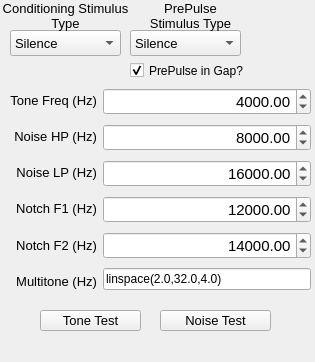
    <widget class="QWidget" name="Wave" >
     <property name="geometry" >
      <rect>
       <x>0</x>
       <y>0</y>
       <width>315</width>
       <height>362</height>
      </rect>
     </property>
     <attribute name="title" >
      <string>Wave</string>
     </attribute>
     <widget class="QPushButton" name="ToneTest" >
      <property name="geometry" >
       <rect>
        <x>40</x>
        <y>310</y>
        <width>101</width>
        <height>21</height>
       </rect>
      </property>
      <property name="palette" >
       <palette>
        <active>
         <colorrole role="ButtonText" >
          <brush brushstyle="SolidPattern" >
           <color alpha="255" >
            <red>0</red>
            <green>0</green>
            <blue>0</blue>
           </color>
          </brush>
         </colorrole>
        </active>
        <inactive>
         <colorrole role="ButtonText" >
          <brush brushstyle="SolidPattern" >
           <color alpha="255" >
            <red>0</red>
            <green>0</green>
            <blue>0</blue>
           </color>
          </brush>
         </colorrole>
        </inactive>
        <disabled>
         <colorrole role="ButtonText" >
          <brush brushstyle="SolidPattern" >
           <color alpha="255" >
            <red>106</red>
            <green>104</green>
            <blue>100</blue>
           </color>
          </brush>
         </colorrole>
        </disabled>
       </palette>
      </property>
      <property name="font" >
       <font>
        <pointsize>10</pointsize>
       </font>
      </property>
      <property name="text" >
       <string>Tone Test</string>
      </property>
     </widget>
     <widget class="QPushButton" name="NoiseTest" >
      <property name="geometry" >
       <rect>
        <x>160</x>
        <y>310</y>
        <width>111</width>
        <height>21</height>
       </rect>
      </property>
      <property name="palette" >
       <palette>
        <active>
         <colorrole role="ButtonText" >
          <brush brushstyle="SolidPattern" >
           <color alpha="255" >
            <red>0</red>
            <green>0</green>
            <blue>0</blue>
           </color>
          </brush>
         </colorrole>
        </active>
        <inactive>
         <colorrole role="ButtonText" >
          <brush brushstyle="SolidPattern" >
           <color alpha="255" >
            <red>0</red>
            <green>0</green>
            <blue>0</blue>
           </color>
          </brush>
         </colorrole>
        </inactive>
        <disabled>
         <colorrole role="ButtonText" >
          <brush brushstyle="SolidPattern" >
           <color alpha="255" >
            <red>106</red>
            <green>104</green>
            <blue>100</blue>
           </color>
          </brush>
         </colorrole>
        </disabled>
       </palette>
      </property>
      <property name="font" >
       <font>
        <pointsize>10</pointsize>
       </font>
      </property>
      <property name="text" >
       <string>Noise Test</string>
      </property>
     </widget>
     <widget class="QComboBox" name="Waveform_Conditioning" >
      <property name="geometry" >
       <rect>
        <x>10</x>
        <y>30</y>
        <width>111</width>
        <height>26</height>
       </rect>
      </property>
      <property name="font" >
       <font>
        <pointsize>10</pointsize>
       </font>
      </property>
      <property name="currentIndex" >
       <number>0</number>
      </property>
      <item>
       <property name="text" >
        <string>Silence</string>
       </property>
      </item>
      <item>
       <property name="text" >
        <string>Tone</string>
       </property>
      </item>
      <item>
       <property name="text" >
        <string>BP Noise</string>
       </property>
      </item>
      <item>
       <property name="text" >
        <string>Notch Noise</string>
       </property>
      </item>
      <item>
       <property name="text" >
        <string>MultiTones</string>
       </property>
      </item>
      <item>
       <property name="text" >
        <string>AM Tones</string>
       </property>
      </item>
      <item>
       <property name="text" >
        <string>AM Noise</string>
       </property>
      </item>
     </widget>
     <widget class="QComboBox" name="Waveform_PrePulse" >
      <property name="geometry" >
       <rect>
        <x>130</x>
        <y>30</y>
        <width>111</width>
        <height>26</height>
       </rect>
      </property>
      <property name="font" >
       <font>
        <pointsize>10</pointsize>
       </font>
      </property>
      <property name="currentIndex" >
       <number>0</number>
      </property>
      <item>
       <property name="text" >
        <string>Silence</string>
       </property>
      </item>
      <item>
       <property name="text" >
        <string>Tone</string>
       </property>
      </item>
      <item>
       <property name="text" >
        <string>BP Noise</string>
       </property>
      </item>
      <item>
       <property name="text" >
        <string>Notch Noise</string>
       </property>
      </item>
      <item>
       <property name="text" >
        <string>MultiTones</string>
       </property>
      </item>
      <item>
       <property name="text" >
        <string>AM Tone</string>
       </property>
      </item>
      <item>
       <property name="text" >
        <string>AM Noise</string>
       </property>
      </item>
     </widget>
     <widget class="QLabel" name="label_14" >
      <property name="geometry" >
       <rect>
        <x>0</x>
        <y>0</y>
        <width>131</width>
        <height>31</height>
       </rect>
      </property>
      <property name="font" >
       <font>
        <pointsize>10</pointsize>
       </font>
      </property>
      <property name="text" >
       <string>Conditioning Stimulus Type</string>
      </property>
      <property name="alignment" >
       <set>Qt::AlignCenter</set>
      </property>
      <property name="wordWrap" >
       <bool>true</bool>
      </property>
     </widget>
     <widget class="QLabel" name="label_15" >
      <property name="geometry" >
       <rect>
        <x>140</x>
        <y>0</y>
        <width>101</width>
        <height>31</height>
       </rect>
      </property>
      <property name="font" >
       <font>
        <pointsize>10</pointsize>
       </font>
      </property>
      <property name="text" >
       <string>PrePulse Stimulus Type</string>
      </property>
      <property name="alignment" >
       <set>Qt::AlignCenter</set>
      </property>
      <property name="wordWrap" >
       <bool>true</bool>
      </property>
     </widget>
     <widget class="QWidget" name="layoutWidget" >
      <property name="geometry" >
       <rect>
        <x>10</x>
        <y>85</y>
        <width>301</width>
        <height>211</height>
       </rect>
      </property>
      <layout class="QHBoxLayout" name="horizontalLayout_3" >
       <item>
        <layout class="QVBoxLayout" name="verticalLayout_7" >
         <item>
          <widget class="QLabel" name="label_5" >
           <property name="font" >
            <font>
             <pointsize>10</pointsize>
            </font>
           </property>
           <property name="text" >
            <string>Tone Freq (Hz)</string>
           </property>
           <property name="alignment" >
            <set>Qt::AlignRight|Qt::AlignTrailing|Qt::AlignVCenter</set>
           </property>
          </widget>
         </item>
         <item>
          <widget class="QLabel" name="label_13" >
           <property name="font" >
            <font>
             <pointsize>10</pointsize>
            </font>
           </property>
           <property name="text" >
            <string>Noise HP (Hz)</string>
           </property>
           <property name="alignment" >
            <set>Qt::AlignRight|Qt::AlignTrailing|Qt::AlignVCenter</set>
           </property>
          </widget>
         </item>
         <item>
          <widget class="QLabel" name="label_16" >
           <property name="font" >
            <font>
             <pointsize>10</pointsize>
            </font>
           </property>
           <property name="text" >
            <string>Noise LP (Hz)</string>
           </property>
           <property name="alignment" >
            <set>Qt::AlignRight|Qt::AlignTrailing|Qt::AlignVCenter</set>
           </property>
          </widget>
         </item>
         <item>
          <widget class="QLabel" name="label_24" >
           <property name="font" >
            <font>
             <pointsize>10</pointsize>
            </font>
           </property>
           <property name="text" >
            <string>Notch F1 (Hz)</string>
           </property>
           <property name="alignment" >
            <set>Qt::AlignRight|Qt::AlignTrailing|Qt::AlignVCenter</set>
           </property>
          </widget>
         </item>
         <item>
          <widget class="QLabel" name="label_25" >
           <property name="font" >
            <font>
             <pointsize>10</pointsize>
            </font>
           </property>
           <property name="text" >
            <string>Notch F2 (Hz)</string>
           </property>
           <property name="alignment" >
            <set>Qt::AlignRight|Qt::AlignTrailing|Qt::AlignVCenter</set>
           </property>
          </widget>
         </item>
         <item>
          <widget class="QLabel" name="label_26" >
           <property name="font" >
            <font>
             <pointsize>10</pointsize>
            </font>
           </property>
           <property name="text" >
            <string>Multitone (Hz)</string>
           </property>
           <property name="alignment" >
            <set>Qt::AlignRight|Qt::AlignTrailing|Qt::AlignVCenter</set>
           </property>
          </widget>
         </item>
        </layout>
       </item>
       <item>
        <layout class="QVBoxLayout" name="verticalLayout_6" >
         <item>
          <widget class="QDoubleSpinBox" name="PrePulse_Freq" >
           <property name="font" >
            <font>
             <pointsize>11</pointsize>
            </font>
           </property>
           <property name="alignment" >
            <set>Qt::AlignRight|Qt::AlignTrailing|Qt::AlignVCenter</set>
           </property>
           <property name="maximum" >
            <double>100000.000000000000000</double>
           </property>
           <property name="singleStep" >
            <double>1000.000000000000000</double>
           </property>
           <property name="value" >
            <double>4000.000000000000000</double>
           </property>
          </widget>
         </item>
         <item>
          <widget class="QDoubleSpinBox" name="PrePulse_HP" >
           <property name="font" >
            <font>
             <pointsize>11</pointsize>
            </font>
           </property>
           <property name="alignment" >
            <set>Qt::AlignRight|Qt::AlignTrailing|Qt::AlignVCenter</set>
           </property>
           <property name="maximum" >
            <double>100000.000000000000000</double>
           </property>
           <property name="singleStep" >
            <double>1000.000000000000000</double>
           </property>
           <property name="value" >
            <double>8000.000000000000000</double>
           </property>
          </widget>
         </item>
         <item>
          <widget class="QDoubleSpinBox" name="PrePulse_LP" >
           <property name="font" >
            <font>
             <pointsize>11</pointsize>
            </font>
           </property>
           <property name="alignment" >
            <set>Qt::AlignRight|Qt::AlignTrailing|Qt::AlignVCenter</set>
           </property>
           <property name="maximum" >
            <double>100000.000000000000000</double>
           </property>
           <property name="singleStep" >
            <double>1000.000000000000000</double>
           </property>
           <property name="value" >
            <double>16000.000000000000000</double>
           </property>
          </widget>
         </item>
         <item>
          <widget class="QDoubleSpinBox" name="PrePulse_Notch_F1" >
           <property name="font" >
            <font>
             <pointsize>11</pointsize>
            </font>
           </property>
           <property name="alignment" >
            <set>Qt::AlignRight|Qt::AlignTrailing|Qt::AlignVCenter</set>
           </property>
           <property name="maximum" >
            <double>100000.000000000000000</double>
           </property>
           <property name="singleStep" >
            <double>1000.000000000000000</double>
           </property>
           <property name="value" >
            <double>12000.000000000000000</double>
           </property>
          </widget>
         </item>
         <item>
          <widget class="QDoubleSpinBox" name="PrePulse_Notch_F2" >
           <property name="font" >
            <font>
             <pointsize>11</pointsize>
            </font>
           </property>
           <property name="alignment" >
            <set>Qt::AlignRight|Qt::AlignTrailing|Qt::AlignVCenter</set>
           </property>
           <property name="maximum" >
            <double>100000.000000000000000</double>
           </property>
           <property name="singleStep" >
            <double>1000.000000000000000</double>
           </property>
           <property name="value" >
            <double>14000.000000000000000</double>
           </property>
          </widget>
         </item>
         <item>
          <widget class="QLineEdit" name="PrePulse_MultiFreq" >
           <property name="text" >
            <string>linspace(2.0,32.0,4.0)</string>
           </property>
          </widget>
         </item>
        </layout>
       </item>
      </layout>
     </widget>
     <widget class="QCheckBox" name="PrePulse_GapFlag" >
      <property name="geometry" >
       <rect>
        <x>130</x>
        <y>60</y>
        <width>131</width>
        <height>21</height>
       </rect>
      </property>
      <property name="text" >
       <string>PrePulse in Gap?</string>
      </property>
      <property name="checked" >
       <bool>true</bool>
      </property>
     </widget>
    </widget>
